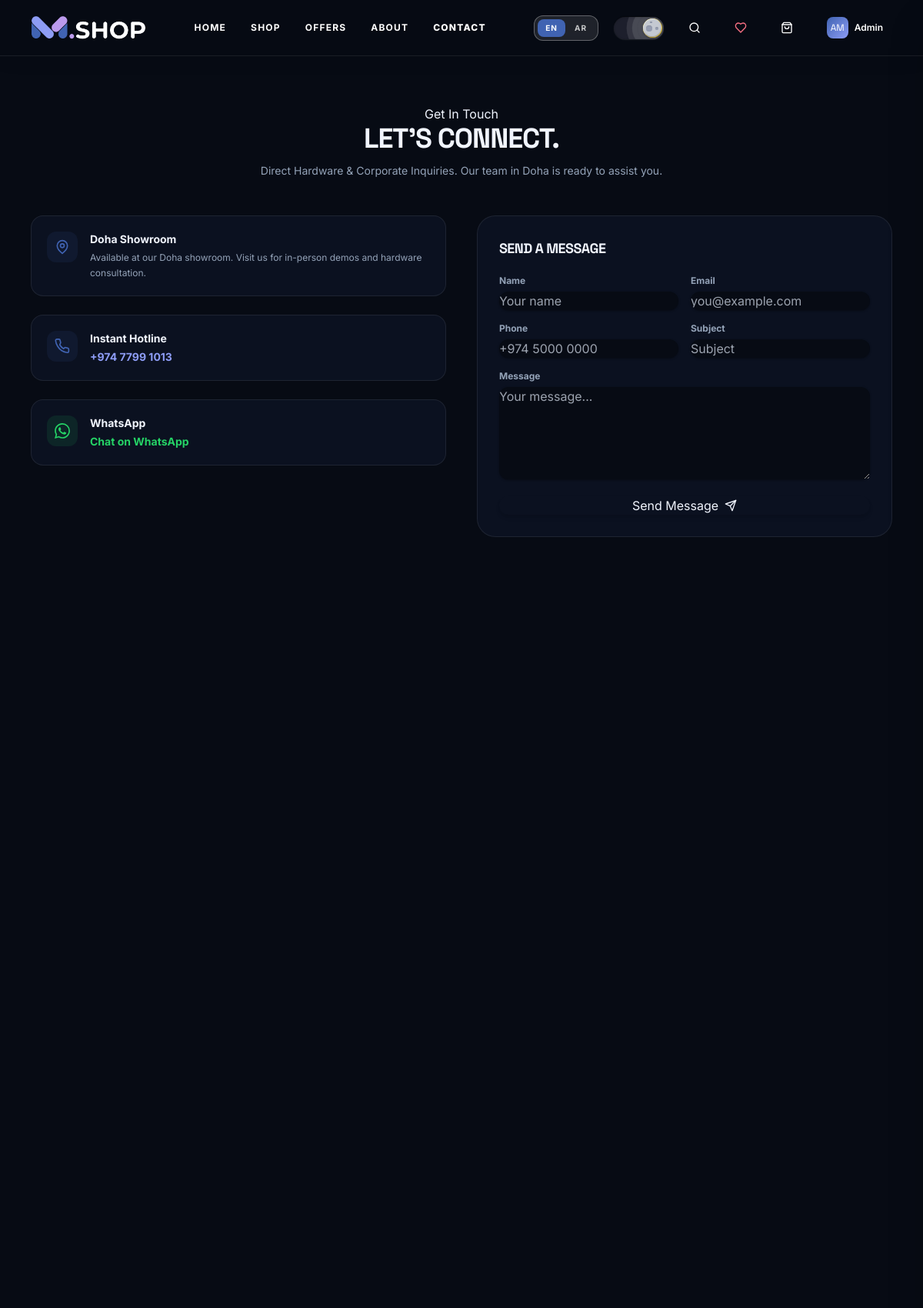
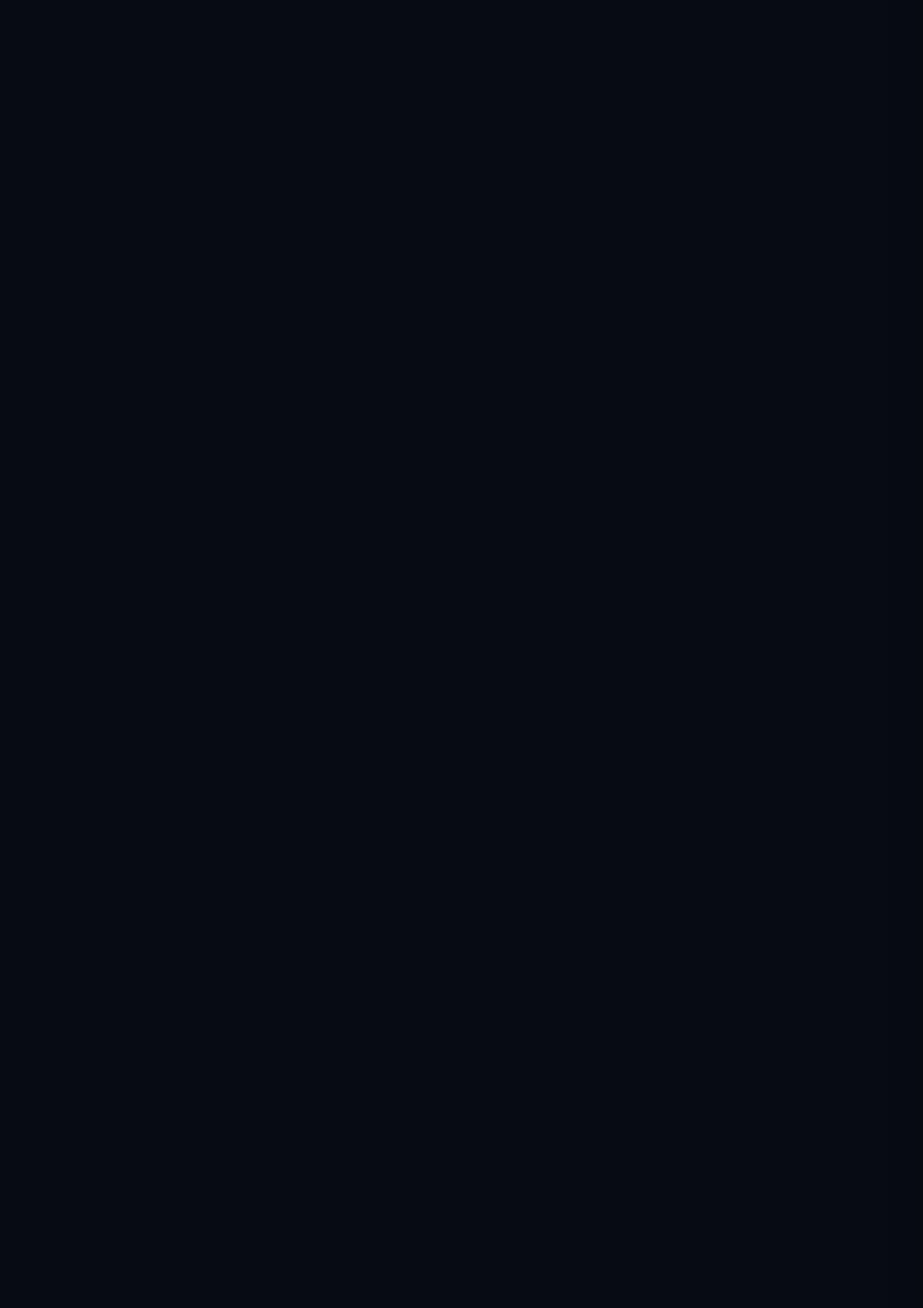
Screenshot of /en/contact/ (signed in, upper part) with the database file from the repository (2 pictures, top to bottom).
### store/models.py (models this page shows, shortened)
class User(AbstractUser):
    phone = models.CharField(max_length=30, blank=True)
    class Meta:
        verbose_name = 'User'

### store/views.py (the view, shortened to what this page needs)
# urls.py: path('contact/', views.contact_view, name='contact'),
def contact_view(request):
    locale = _get_locale(request)
    form = ContactForm()
    sent = False
    return render(request, 'pages/contact.html', {'form': form, 'sent': sent, 'locale': locale})

### store/forms.py
class ContactForm(forms.Form):
    name = forms.CharField(max_length=150, widget=forms.TextInput(attrs={'class': 'input', 'placeholder': 'Your name'}))
    email = forms.EmailField(widget=forms.EmailInput(attrs={'class': 'input', 'placeholder': 'you@example.com'}))
    phone = forms.CharField(required=False, max_length=30, widget=forms.TextInput(attrs={'class': 'input', 'placeholder': '+974 5000 0000'}))
    subject = forms.CharField(max_length=200, widget=forms.TextInput(attrs={'class': 'input', 'placeholder': 'Subject'}))
    message = forms.CharField(widget=forms.Textarea(attrs={'class': 'input', 'rows': 5, 'placeholder': 'Your message...'}))

### store/templatetags/store_tags.py (called while the page is built)
@register.filter(name='split')
def split(value, arg=' '):
    if not value:
        return []
    return [x.strip() for x in str(value).split(arg)]

### store/translations.py (called while the page is built, shortened)
def load_translations():
    global _EN_CACHE, _AR_CACHE
    if _EN_CACHE is not None and _AR_CACHE is not None:
        return _EN_CACHE, _AR_CACHE

def get_translations(locale='en'):
    en, ar = load_translations()
    return ar if locale == 'ar' else en

    def __getattr__(self, name):
        if name in self:
            return self[name]
        if self._fallback and hasattr(self._fallback, name):
            return getattr(self._fallback, name)
        if self._fallback and isinstance(self._fallback, dict) and name in self._fallback:
            return self._fallback[name]
        return ""

    def __getitem__(self, key):
        if key in self:
            return super().__getitem__(key)
        if self._fallback and key in self._fallback:
            return self._fallback[key]
        return ""

### store/views.py (called while the page is built)
def _get_locale(request):
    return 'ar' if request.path.startswith('/ar/') else 'en'

### templates/pages/contact.html (shortened to what this page needs)
{% extends "base.html" %}
{% block content %}
<div class="pt-[72px] min-h-screen">
  <div class="container-custom py-16 max-w-4xl">
    <div class="text-center mb-12">
      <div class="section-eyebrow">{% if is_rtl %}تواصل معنا{% else %}Get In Touch{% endif %}</div>
      <h1 class="text-4xl font-display font-black" style="color:var(--text-primary)">
        {% if is_rtl %}لنتواصل معاً.{% else %}LET'S CONNECT.{% endif %}
      </h1>
      <p class="text-sm mt-3 max-w-xl mx-auto" style="color:var(--text-secondary)">
        {% if is_rtl %}استفسارات الأجهزة المباشرة والشركات. فريقنا في الدوحة على أتم الاستعداد لمساعدتك.{% else %}Direct Hardware & Corporate Inquiries. Our team in Doha is ready to assist you.{% endif %}
      </p>
    </div>
    <div class="grid lg:grid-cols-2 gap-10">
      <div class="space-y-6">
        <div class="p-5 rounded-2xl" style="background:var(--bg-surface);border:1px solid var(--border-color)">
          <div class="flex items-start gap-4">
            <div class="w-10 h-10 rounded-xl flex items-center justify-center flex-shrink-0" style="background:rgba(64,99,178,0.1)">
              <svg xmlns="http://www.w3.org/2000/svg" width="20" height="20" viewBox="0 0 24 24" fill="none" stroke="#4063B2" stroke-width="2" stroke-linecap="round" stroke-linejoin="round"><path d="M20 10c0 6-8 12-8 12s-8-6-8-12a8 8 0 0 1 16 0Z"/><circle cx="12" cy="10" r="3"/></svg>
            </div>
            <div>
              <p class="font-bold text-sm" style="color:var(--text-primary)">{% if is_rtl %}صالة عرض الدوحة{% else %}Doha Showroom{% endif %}</p>
              <p class="text-xs mt-1 leading-relaxed" style="color:var(--text-secondary)">
                {% if is_rtl %}صالة عرضنا في الدوحة مفتوحة لاستقبالكم. تفضل بزيارتنا لتجربة الأجهزة واستشارة الخبراء مباشرة.{% else %}Available at our Doha showroom. Visit us for in-person demos and hardware consultation.{% endif %}
              </p>
            </div>
          </div>
        </div>
        <div class="p-5 rounded-2xl" style="background:var(--bg-surface);border:1px solid var(--border-color)">
          <div class="flex items-start gap-4">
            <div class="w-10 h-10 rounded-xl flex items-center justify-center flex-shrink-0" style="background:rgba(64,99,178,0.1)">
            </div>
            <div>
              <p class="font-bold text-sm" style="color:var(--text-primary)">{% if is_rtl %}الخط الساخن الفوري{% else %}Instant Hotline{% endif %}</p>
              <a href="tel:+97477991013" class="text-sm mt-1 font-bold block hover:underline" style="color:var(--color-accent)">+974 7799 1013</a>
            </div>
          </div>
        </div>
        <div class="p-5 rounded-2xl" style="background:var(--bg-surface);border:1px solid var(--border-color)">
          <div class="flex items-start gap-4">
            <div class="w-10 h-10 rounded-xl flex items-center justify-center flex-shrink-0" style="background:rgba(37,211,102,0.1)">
            </div>
            <div>
              <p class="font-bold text-sm" style="color:var(--text-primary)">WhatsApp</p>
              <a href="https://wa.me/97477991013" target="_blank" rel="noopener noreferrer" class="text-sm mt-1 font-bold block hover:underline" style="color:#25D366">{% if is_rtl %}محادثة فورية عبر واتساب{% else %}Chat on WhatsApp{% endif %}</a>
            </div>
          </div>
        </div>
      </div>
      <div class="rounded-3xl p-7" style="background:var(--bg-surface);border:1px solid var(--border-color)">
        {% if sent %}
        <div class="text-center py-8">
          <div class="w-16 h-16 rounded-full bg-emerald-500/20 flex items-center justify-center mx-auto mb-4">
            <svg xmlns="http://www.w3.org/2000/svg" width="28" height="28" viewBox="0 0 24 24" fill="none" stroke="#10B981" stroke-width="2" stroke-linecap="round" stroke-linejoin="round"><path d="M22 11.08V12a10 10 0 1 1-5.93-9.14"/><path d="m9 11 3 3L22 4"/></svg>
          </div>
          <p class="font-bold" style="color:var(--text-primary)">{% if is_rtl %}تم إرسال رسالتك بنجاح! سنتواصل معك قريباً.{% else %}Message sent! We'll be in touch soon.{% endif %}</p>
        </div>
        {% else %}
        <h2 class="font-bold text-lg mb-5" style="color:var(--text-primary)">{% if is_rtl %}أرسل لنا رسالة{% else %}Send a Message{% endif %}</h2>
        <form method="post" class="space-y-4">
          <div class="grid grid-cols-1 sm:grid-cols-2 gap-4">
            <div><label class="block text-xs font-bold mb-1.5" style="color:var(--text-secondary)">{% if is_rtl %}الاسم{% else %}Name{% endif %}</label>{{ form.name }}</div>
            <div><label class="block text-xs font-bold mb-1.5" style="color:var(--text-secondary)">{% if is_rtl %}البريد الإلكتروني{% else %}Email{% endif %}</label>{{ form.email }}</div>
            <div><label class="block text-xs font-bold mb-1.5" style="color:var(--text-secondary)">{% if is_rtl %}رقم الهاتف{% else %}Phone{% endif %}</label>{{ form.phone }}</div>
            <div><label class="block text-xs font-bold mb-1.5" style="color:var(--text-secondary)">{% if is_rtl %}الموضوع{% else %}Subject{% endif %}</label>{{ form.subject }}</div>
          </div>
          <div><label class="block text-xs font-bold mb-1.5" style="color:var(--text-secondary)">{% if is_rtl %}الرسالة{% else %}Message{% endif %}</label>{{ form.message }}</div>
          <button type="submit" class="btn-primary w-full justify-center mt-2 flex items-center gap-2">
            <span>{% if is_rtl %}إرسال الرسالة{% else %}Send Message{% endif %}</span>
            <svg xmlns="http://www.w3.org/2000/svg" width="16" height="16" viewBox="0 0 24 24" fill="none" stroke="currentColor" stroke-width="2" stroke-linecap="round" stroke-linejoin="round" class="{% if is_rtl %}rotate-180{% endif %}"><path d="m22 2-7 20-4-9-9-4Z"/><path d="M22 2 11 13"/></svg>
          </button>
        </form>
        {% endif %}
      </div>
    </div>
  </div>
</div>
{% endblock %}

### templates/partials/navbar.html (shortened to what this page needs)
{% load static %}
<header class="fixed top-0 left-0 right-0 z-50 select-none">
  <div id="main-navbar" class="transition-all duration-300 {% if is_home %}navbar-transparent{% else %}navbar-scrolled{% endif %}">
    <div class="container-custom h-[64px] sm:h-[72px] flex items-center justify-between gap-2 sm:gap-4">
      <a href="/{{ locale }}/" aria-label="M.SHOP Home" class="flex items-center group transition-transform duration-300 hover:scale-105 flex-shrink-0">
        <img src="{% static 'logo-dark.png' %}" alt="M.SHOP" class="h-8 hidden dark:block" />
      </a>
      <nav class="hidden lg:flex items-center gap-8">
        {% for label, href in nav_links %}
        <a href="{{ href }}" class="nav-link text-xs font-sans tracking-widest uppercase transition-all duration-300 {% if current_path == href %}nav-link-active font-black{% else %}hover:tracking-[0.2em] font-bold{% endif %}">{{ label }}</a>
        {% endfor %}
      </nav>
      <div class="flex items-center gap-1.5 sm:gap-3 md:gap-5 flex-shrink-0">
        <div class="lang-switcher-wrap hidden md:flex items-center gap-0.5 rounded-xl px-1 py-1 border transition-all border-white/30 bg-white/10 backdrop-blur-sm">
          {% for loc in "en,ar"|split:"," %}
          <button data-locale-switch="{{ loc }}" class="px-2.5 py-1 rounded-lg text-[10px] font-sans font-bold uppercase tracking-widest transition-all cursor-pointer"
            style="background:{% if locale == loc %}#4063B2{% else %}transparent{% endif %};color:{% if locale == loc %}#fff{% else %}rgba(255,255,255,0.75){% endif %}">{{ loc|upper }}</button>
          {% endfor %}
        </div>
        <div class="items-center select-none hidden md:flex" style="--toggle-size:10px">{% include 'partials/theme_toggle.html' %}</div>
        <button id="search-btn" aria-label="Search" class="nav-btn w-8 h-8 sm:w-10 sm:h-10 rounded-xl flex items-center justify-center transition-all cursor-pointer flex-shrink-0">
          <svg xmlns="http://www.w3.org/2000/svg" width="16" height="16" viewBox="0 0 24 24" fill="none" stroke="currentColor" stroke-width="2" stroke-linecap="round" stroke-linejoin="round"><circle cx="11" cy="11" r="8"/><path d="m21 21-4.3-4.3"/></svg>
        </button>
        <a href="/{{ locale }}/wishlist/" aria-label="Wishlist" class="nav-btn relative w-9 h-9 sm:w-10 sm:h-10 rounded-xl flex items-center justify-center transition-all flex-shrink-0 hover:text-rose-400">
        </a>
        <button data-open-cart onclick="if(window.openCart)window.openCart();" aria-label="Open cart" class="nav-btn relative w-9 h-9 sm:w-10 sm:h-10 rounded-xl flex items-center justify-center cursor-pointer transition-all flex-shrink-0">
          <svg xmlns="http://www.w3.org/2000/svg" width="16" height="16" viewBox="0 0 24 24" fill="none" stroke="currentColor" stroke-width="2" stroke-linecap="round" stroke-linejoin="round"><path d="M6 2 3 6v14a2 2 0 0 0 2 2h14a2 2 0 0 0 2-2V6l-3-4Z"/><path d="M3 6h18"/><path d="M16 10a4 4 0 0 1-8 0"/></svg>
        </button>
        <div class="hidden lg:block relative">
          {% if user.is_authenticated %}
          <div class="relative">
            <button id="user-menu-btn" class="nav-btn flex items-center gap-2 px-3 py-2 rounded-xl transition-all cursor-pointer">
              <div class="w-7 h-7 rounded-lg flex items-center justify-center text-white font-display text-xs" style="background:linear-gradient(135deg,#4063B2,#8D9CF5)">
                {{ user.first_name|first|upper }}{{ user.last_name|first|upper }}
              </div>
              <span class="user-name text-xs font-sans font-semibold max-w-[80px] truncate">{{ user.first_name }}</span>
            </button>
          </div>
          {% endif %}
        </div>
      </div>
    </div>
  </div>
</header>

### static/css/globals.css (style rules this page uses)
*, *::before, *::after { box-sizing: border-box; }
html, body { margin: 0; padding: 0; }
:root, .light { --bg-base: #F5F7FA; --bg-surface: #FFFFFF; --bg-surface-2: #EEF2F8; --bg-surface-3: #DDE4F0; --text-primary: #0D1326; --text-secondary: #4A5568; --text-tertiary: rgba(13, 19, 38, 0.45); --border-color: rgba(13, 19, 38, 0.10); --border-strong: rgba(13, 19, 38, 0.20); --color-navy: #F5F7FA; --color-surface: #FFFFFF; --color-surface-2:#EEF2F8; --color-surface-3:#DDE4F0; --color-primary: #4063B2; --color-accent: #4D63C7; --color-accent-hover: #3551B0; --color-violet: #7B5EA7; --color-sage: #4D63C7; --color-taupe: #4A5568; --color-muted: #4A5568; --color-cyan: #4D63C7; --color-soft-blue:#7B5EA7; --color-white: #0D1326; --scrollbar-track: #E2E8F0; --scrollbar-thumb: #A0AEC0; --scrollbar-hover: #4D63C7; --selection-bg: #4063B2; --selection-text: #ffffff; --font-guminert: 'Space Grotesk', 'Outfit', 'Urbanist', system-ui, sans-serif; --font-condenso: 'Space Grotesk', 'Outfit', sans-serif; --font-tall: 'Space Grotesk', 'Outfit', sans-serif; --font-anton: 'Space Grotesk', 'Outfit', sans-serif; --font-inter: 'Inter', system-ui, -apple-system, sans-serif; --font-outfit: 'Outfit', sans-serif; --ease-fluid: cubic-bezier(0.16, 1, 0.3, 1); }
.dark { --bg-base: #070B14; --bg-surface: #0B1120; --bg-surface-2: #10192D; --bg-surface-3: #16223D; --text-primary: #F1F5FE; --text-secondary: #94A3B8; --text-tertiary: rgba(241, 245, 254, 0.40); --border-color: rgba(255, 255, 255, 0.08); --border-strong: rgba(255, 255, 255, 0.15); --color-navy: #070B14; --color-surface: #0B1120; --color-surface-2:#10192D; --color-surface-3:#16223D; --color-primary: #4063B2; --color-accent: #8D9CF5; --color-accent-hover: #A8B4F8; --color-violet: #BB9AED; --color-sage: #8D9CF5; --color-taupe: #94A3B8; --color-muted: #94A3B8; --color-cyan: #8D9CF5; --color-soft-blue:#BB9AED; --color-white: #F1F5FE; --scrollbar-track: #070B14; --scrollbar-thumb: #16223D; --scrollbar-hover: #8D9CF5; --selection-bg: #4063B2; --selection-text: #ffffff; }
html.dark #main-navbar.navbar-scrolled { background: rgba(7, 11, 20, 0.95) !important; border-bottom: 1px solid rgba(255, 255, 255, 0.08) !important; backdrop-filter: blur(12px); }
html.dark #main-navbar .nav-btn, html.dark #main-navbar .nav-link, html.dark #main-navbar #user-menu-btn, html.dark #main-navbar .user-name { color: #ffffff !important; }
html.dark #main-navbar .nav-link-active { color: #ffffff !important; font-weight: 800 !important; }

### templates/base.html (style rules this page uses)
.navbar-scrolled { background: rgba(255,255,255,0.95) !important; backdrop-filter: blur(12px); border-bottom: 1px solid rgba(13,19,38,0.10) !important; box-shadow: 0 4px 24px rgba(0,0,0,0.08) !important; }
.dark .navbar-scrolled { background: rgba(7,11,20,0.95) !important; border-bottom: 1px solid rgba(255,255,255,0.08) !important; }
html.dark #main-navbar.navbar-scrolled { background: rgba(7, 11, 20, 0.95) !important; border-bottom: 1px solid rgba(255, 255, 255, 0.08) !important; backdrop-filter: blur(12px); }
html.dark #main-navbar .nav-btn, html.dark #main-navbar .nav-link, html.dark #main-navbar #user-menu-btn, html.dark #main-navbar .user-name { color: #ffffff !important; }
html.dark #main-navbar .nav-link-active { color: #ffffff !important; font-weight: 800 !important; }
.container-custom, .container-wide { width: 100% !important; max-width: 1440px !important; margin-left: auto !important; margin-right: auto !important; padding-left: 1rem !important; padding-right: 1rem !important; }
@media (min-width: 640px) { .container-custom, .container-wide { padding-left: 1.5rem !important; padding-right: 1.5rem !important; } }
@media (min-width: 768px) { .container-custom, .container-wide { padding-left: 2rem !important; padding-right: 2rem !important; } }
@media (min-width: 1024px) { .container-custom, .container-wide { padding-left: 2.5rem !important; padding-right: 2.5rem !important; } }

### rows the page displays
User: first_name|first "A", last_name|first "M", first_name "Admin"

### other values shown
{{ label }} "HOME" "SHOP" "OFFERS" "ABOUT" "CONTACT"
{{ loc|upper }} "EN" "AR"
